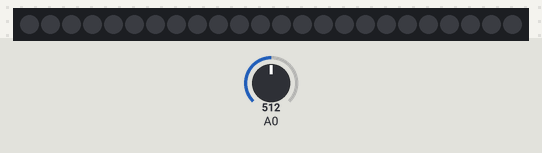
Recording of a sketch running on a simulated Arduino Uno, built with avr-gcc and run on an emulated ATmega328P. Parts: 24 RGB LEDs in strip order, left to right. The test bench sets the inputs (shaded band); at power-on: A0 = 512.

Above: at 1.2 s.
1.3 s: A0 set to 716
At 1.31 s:
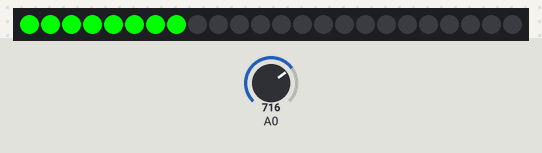
2.8 s: A0 set to 14
At 2.81 s:
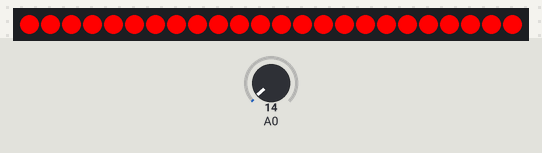
4.3 s: A0 set to 122
At 4.32 s:
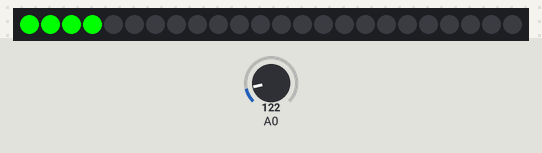
Timing chart, 0 to 7.3 s (numbered marks = the images above; inputs shaded):
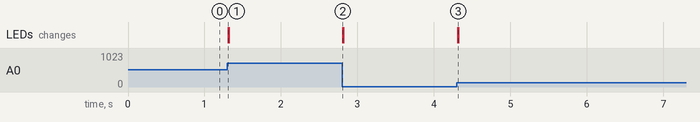

The sketch:

Noise_Detector_Sketch.ino
```cpp
/****************************************
PHYS360 - Arduino Project
Sound Detector & Visualization
By Nate Pierce
****************************************/

#include <Wire.h>
#include "Adafruit_LEDBackpack.h"
#include "Adafruit_GFX.h"

Adafruit_24bargraph bar = Adafruit_24bargraph();

const int sampleWindow = 10; // Sample window width in mS (50 mS = 20Hz)
unsigned int sample;
const int maxScale = 24; // Number of LEDs on the bar graph

void setup()
{
   Serial.begin(9600);

   bar.begin(0x70); // pass in the address
   bar.setBrightness(15);
   bar.blinkRate(0);
}


void loop()
{
   unsigned long startMillis= millis();  // Start of sample window, t = 0
   unsigned int peakToPeak = 0;   // Amplitude measured as peak to peak voltage, initalized at zero initially

   unsigned int signalMax = 0;
   unsigned int signalMin = 1024;

   // Collect data for the period specified by sampleWindow. Each while loop iteration is one sample.
   // When the loop terminates, we go on to dispaly the sample. Then, void loop() executes again,
   // and starts the next sample.
   while (millis() - startMillis < sampleWindow)
   {
      sample = analogRead(0); // reads analog voltage output to pin A0 on arduino
      if (sample < 1024)
      {
         if (sample > signalMax)
         {
            signalMax = sample;  // save just the max levels
         }
         else if (sample < signalMin)
         {
            signalMin = sample;  // save just the min levels
         }
   }

   peakToPeak = signalMax - signalMin;  // max - min = peak-peak amplitude
   // double volts = (peakToPeak * 5.0) / 1024;  // convert to volts
   // Serial.println(volts);

     // map 1v peak to peak level to the max scale of the display
     // map(value, fromLow, fromHigh, toLow, toHigh)
   int displayPeak = map(peakToPeak, 0, 600, 0, maxScale); // displayPeak is now an integer which represents the number of LED's to light up on the bargraph


   // draw the new sample
   for (int i = 0; i <= maxScale; i++)
   {
     if (i >= displayPeak)  // turn off these LEDs
     {
        bar.setBar(i, LED_OFF);
     }
     else if(displayPeak > maxScale)
     {
      bar.setBar(i, LED_RED); // bar will flash red when peaking
     }
     else
     {
       bar.setBar(i, LED_GREEN);
     }
   }

   }
   bar.writeDisplay();  // write the changes we just made to the display
}
```

Measured:
- after the input at 1.3 s, the LEDs: change at once (image 1)
- after the input at 2.8 s, the LEDs: change at once (image 2)
- after the input at 4.3 s, the LEDs: change at once (image 3)
